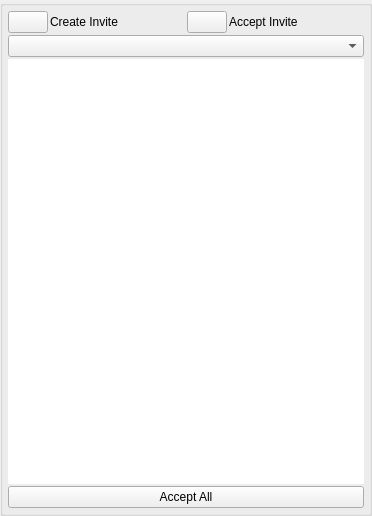
<?xml version="1.0" encoding="UTF-8"?>
<ui version="4.0">
 <class>AppletHostJoinRequestListUi</class>
 <widget class="QWidget" name="AppletHostJoinRequestListUi">
  <property name="windowModality">
   <enum>Qt::ApplicationModal</enum>
  </property>
  <property name="geometry">
   <rect>
    <x>0</x>
    <y>0</y>
    <width>372</width>
    <height>516</height>
   </rect>
  </property>
  <property name="sizePolicy">
   <sizepolicy hsizetype="Expanding" vsizetype="Expanding">
    <horstretch>0</horstretch>
    <verstretch>0</verstretch>
   </sizepolicy>
  </property>
  <property name="maximumSize">
   <size>
    <width>16777215</width>
    <height>16777215</height>
   </size>
  </property>
  <property name="windowTitle">
   <string notr="true">Persons Join</string>
  </property>
  <property name="windowOpacity">
   <double>1.000000000000000</double>
  </property>
  <property name="toolTip">
   <string/>
  </property>
  <layout class="QVBoxLayout" name="verticalLayout">
   <property name="spacing">
    <number>0</number>
   </property>
   <property name="leftMargin">
    <number>0</number>
   </property>
   <property name="topMargin">
    <number>0</number>
   </property>
   <property name="rightMargin">
    <number>0</number>
   </property>
   <property name="bottomMargin">
    <number>0</number>
   </property>
   <item>
    <widget class="QGroupBox" name="StyledDlgItemsBox">
     <property name="sizePolicy">
      <sizepolicy hsizetype="Expanding" vsizetype="Expanding">
       <horstretch>0</horstretch>
       <verstretch>0</verstretch>
      </sizepolicy>
     </property>
     <property name="minimumSize">
      <size>
       <width>0</width>
       <height>0</height>
      </size>
     </property>
     <property name="title">
      <string/>
     </property>
     <layout class="QVBoxLayout" name="verticalLayout_2">
      <property name="spacing">
       <number>2</number>
      </property>
      <property name="leftMargin">
       <number>5</number>
      </property>
      <property name="topMargin">
       <number>5</number>
      </property>
      <property name="rightMargin">
       <number>5</number>
      </property>
      <property name="bottomMargin">
       <number>5</number>
      </property>
      <item>
       <layout class="QHBoxLayout" name="horizontalLayout">
        <item>
         <widget class="VxPushButton" name="m_InviteCreateButton">
          <property name="sizePolicy">
           <sizepolicy hsizetype="Preferred" vsizetype="Preferred">
            <horstretch>0</horstretch>
            <verstretch>0</verstretch>
           </sizepolicy>
          </property>
          <property name="text">
           <string/>
          </property>
         </widget>
        </item>
        <item>
         <widget class="QLabel" name="label">
          <property name="sizePolicy">
           <sizepolicy hsizetype="Expanding" vsizetype="Preferred">
            <horstretch>0</horstretch>
            <verstretch>0</verstretch>
           </sizepolicy>
          </property>
          <property name="text">
           <string>&lt;html&gt;&lt;head/&gt;&lt;body&gt;&lt;p&gt;Create Invite&lt;/p&gt;&lt;/body&gt;&lt;/html&gt;</string>
          </property>
         </widget>
        </item>
        <item>
         <widget class="VxPushButton" name="m_InviteAcceptButton">
          <property name="sizePolicy">
           <sizepolicy hsizetype="Preferred" vsizetype="Preferred">
            <horstretch>0</horstretch>
            <verstretch>0</verstretch>
           </sizepolicy>
          </property>
          <property name="text">
           <string/>
          </property>
         </widget>
        </item>
        <item>
         <widget class="QLabel" name="label_2">
          <property name="sizePolicy">
           <sizepolicy hsizetype="Expanding" vsizetype="Preferred">
            <horstretch>0</horstretch>
            <verstretch>0</verstretch>
           </sizepolicy>
          </property>
          <property name="text">
           <string>Accept Invite</string>
          </property>
         </widget>
        </item>
       </layout>
      </item>
      <item>
       <widget class="QComboBox" name="m_RequestStateComboBox"/>
      </item>
      <item>
       <widget class="HostJoinRequestListWidget" name="m_HostJoinRequestList">
        <property name="frameShape">
         <enum>QFrame::NoFrame</enum>
        </property>
        <property name="frameShadow">
         <enum>QFrame::Plain</enum>
        </property>
        <property name="lineWidth">
         <number>0</number>
        </property>
        <property name="iconSize">
         <size>
          <width>32</width>
          <height>32</height>
         </size>
        </property>
        <property name="verticalScrollMode">
         <enum>QAbstractItemView::ScrollPerPixel</enum>
        </property>
        <property name="resizeMode">
         <enum>QListView::Adjust</enum>
        </property>
        <property name="uniformItemSizes">
         <bool>true</bool>
        </property>
       </widget>
      </item>
      <item>
       <widget class="QPushButton" name="m_AcceptAllButton">
        <property name="text">
         <string>Accept All</string>
        </property>
       </widget>
      </item>
     </layout>
    </widget>
   </item>
  </layout>
 </widget>
 <customwidgets>
  <customwidget>
   <class>VxPushButton</class>
   <extends>QPushButton</extends>
   <header>VxPushButton.h</header>
  </customwidget>
  <customwidget>
   <class>HostJoinRequestListWidget</class>
   <extends>QListWidget</extends>
   <header>HostJoinRequestListWidget.h</header>
  </customwidget>
 </customwidgets>
 <resources/>
 <connections/>
</ui>
